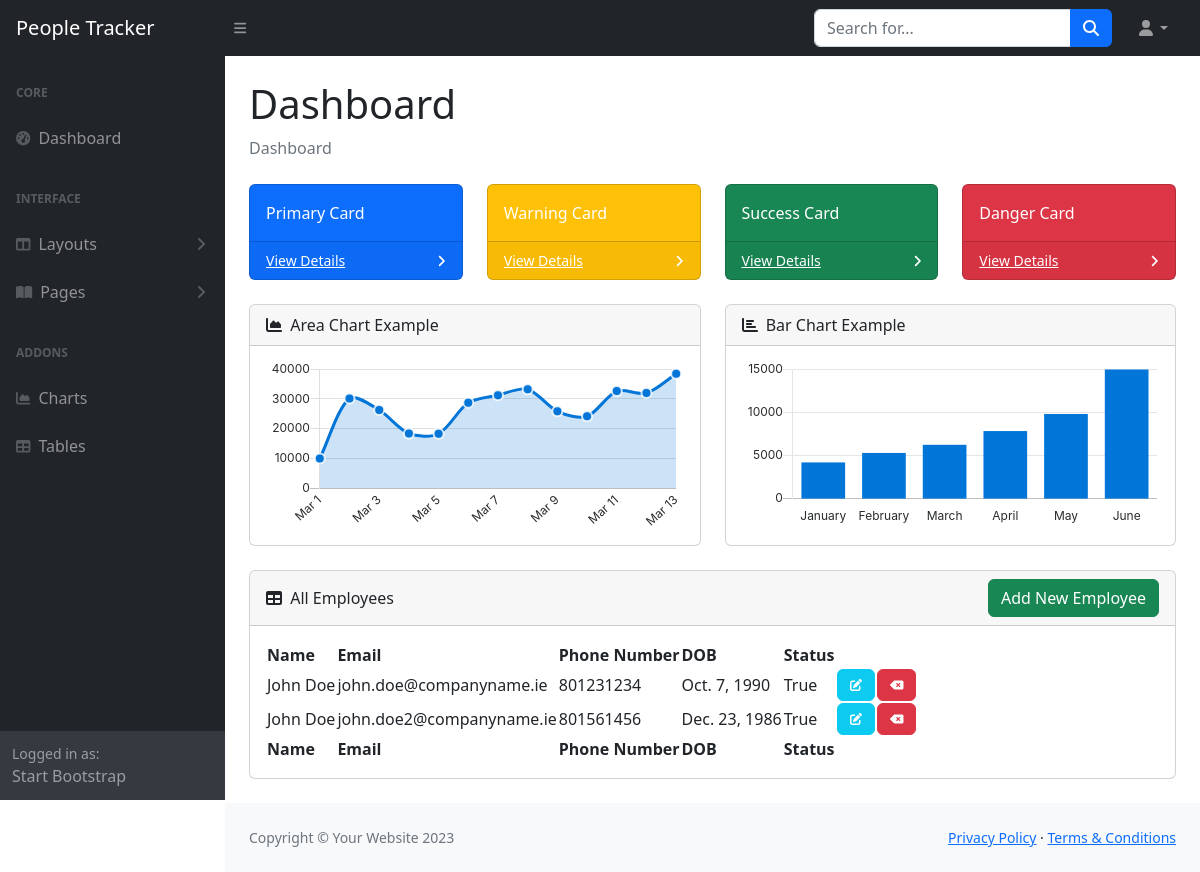
Page / (signed in) on the earlier database version.
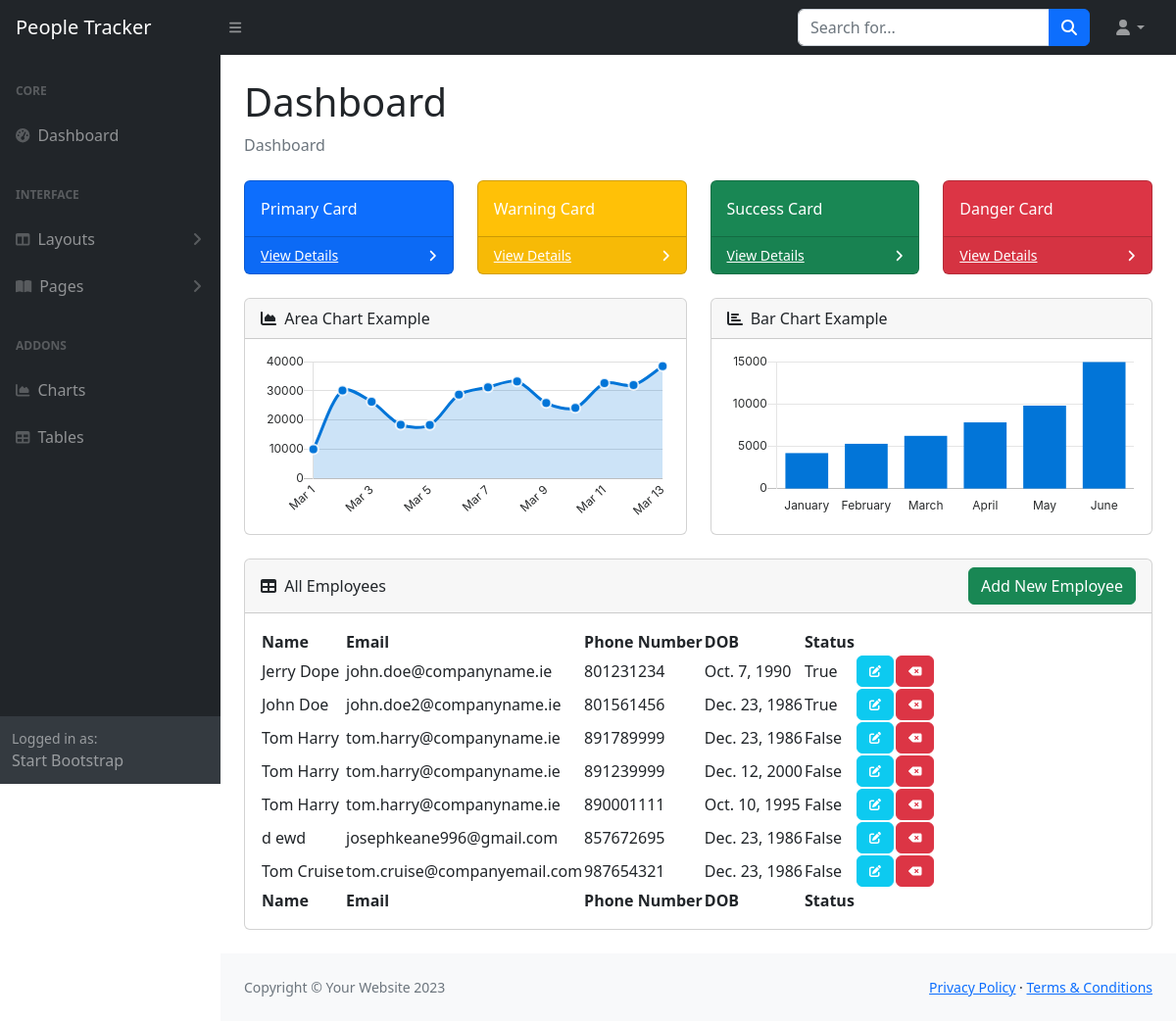
Same page on the later database version.
### people_management/models.py (models this page shows, shortened)
class Person(models.Model):
    first_name = models.CharField(max_length = 50)
    last_name = models.CharField(max_length = 50)
    email = models.EmailField(max_length = 255)
    phone_number = models.IntegerField()
    date_of_birth = models.DateField()
    active = models.BooleanField(default=False)

### dashboard/views.py (the view)
# urls.py: path('', views.DashboardView.as_view(), name="dashboard"),
class DashboardView(LoginRequiredMixin, TemplateView):
    login_url = '/login/'
    people = Person.objects.all()
    template_name = 'dashboard/dashboard.html'
    extra_context = {'people': people}

### dashboard/templates/dashboard/dashboard.html (shortened to what the changed rows need)
{% extends 'dashboard/base.html'%}
{% block content %}
    <h1 class="mt-4">Dashboard</h1>
    <div class="card mb-4">
        <div class="card-body">
            <table id="datatablesSimple">
                <thead>
                    <tr>
                        <th>Name</th>
                        <th>Email</th>
                        <th>Phone Number</th>
                        <th>DOB</th>
                        <th>Status</th>
                        <th data-sortable='false'></th>
                        <th data-sortable='false'></th>
                    </tr>
                </thead>
                <tfoot>
                    <tr>
                        <th>Name</th>
                        <th>Email</th>
                        <th>Phone Number</th>
                        <th>DOB</th>
                        <th>Status</th>
                        <th data-sortable='false'></th>
                        <th data-sortable='false'></th>
                    </tr>
                </tfoot>
                <tbody>
                    {% for person in people %}
                        <tr>
                            <td>{{ person.first_name }} {{ person.last_name }}</td>
                            <td>{{ person.email }}</td>
                            <td>{{ person.phone_number }}</td>
                            <td>{{ person.date_of_birth }}</td>
                            <td>{{ person.active }}</td>
                            <td>
                                <button class='btn btn-info'><a><i class="fa-solid fa-pen-to-square"></i></a></button>
                            </td>
                            <td>
                                <button class='btn btn-danger'><a><i class="fa-solid fa-delete-left"></i></a></button>
                            </td>
                        </tr>
                    {% endfor %}
                </tbody>
            </table>
        </div>
    </div>
{% endblock %}

Differences in the rows shown:
changed Person "john.doe@companyname.ie": first_name "John" → "Jerry"; last_name "Doe" → "Dope"
added Person: first_name "Tom", last_name "Harry", email "tom.harry@companyname.ie", phone_number "891789999", date_of_birth "Dec. 23, 1986", active "False"
added Person: first_name "Tom", last_name "Harry", email "tom.harry@companyname.ie", phone_number "891239999", date_of_birth "Dec. 12, 2000", active "False"
added Person: first_name "Tom", last_name "Harry", email "tom.harry@companyname.ie", phone_number "890001111", date_of_birth "Oct. 10, 1995", active "False"
added Person: first_name "d", last_name "ewd", email "josephkeane996@gmail.com", phone_number "857672695", date_of_birth "Dec. 23, 1986", active "False"
added Person: first_name "Tom", last_name "Cruise", email "tom.cruise@companyemail.com", phone_number "987654321", date_of_birth "Dec. 23, 1986", active "False"
